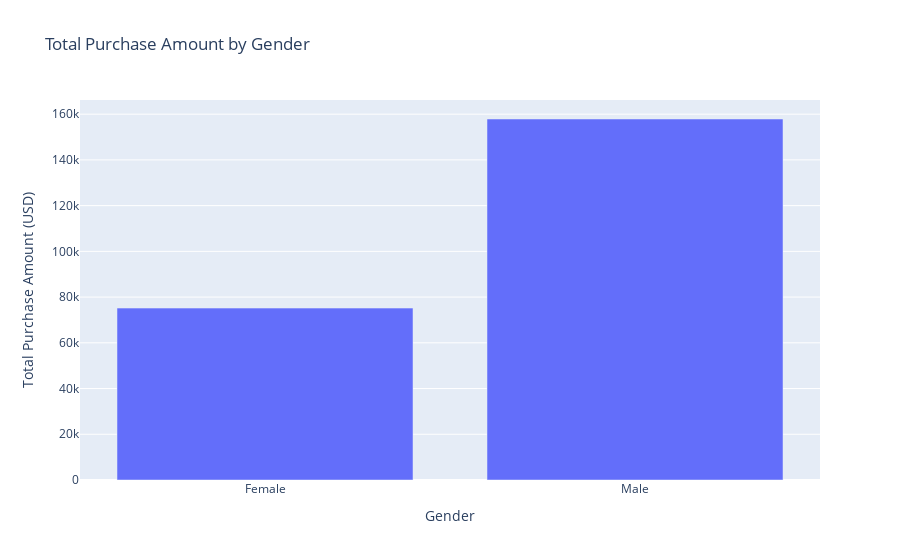

Source (notebook cell):
### Markdown cell above
### Hypothesis 2: The purchase amount differs by gender, with one gender making purchases more frequently than the other.

### Code cell
gender_purchase_totals = shopping_df.groupby('Gender')['Purchase Amount (USD)'].sum().reset_index() 

fig = px.bar(gender_purchase_totals, x='Gender', y='Purchase Amount (USD)',  
             title='Total Purchase Amount by Gender', 
             labels={'Purchase Amount (USD)': 'Total Purchase Amount (USD)'}) 

fig.show()

### Figure 1 — Plotly figure (JSON) as saved in the notebook; plotly's stock layout.template omitted (floating-point values rounded to 4 significant figures)
{"data": [{"alignmentgroup": "True", "hovertemplate": "Gender=%{x}<br>Total Purchase Amount (USD)=%{y}<extra></extra>", "legendgroup": "", "marker": {"color": "#636efa", "pattern": {"shape": ""}}, "name": "", "offsetgroup": "", "orientation": "v", "showlegend": false, "textposition": "auto", "type": "bar", "x": ["Female", "Male"], "xaxis": "x", "y": [75191, 157890], "yaxis": "y"}], "layout": {"autosize": true, "barmode": "relative", "legend": {"tracegroupgap": 0}, "title": {"text": "Total Purchase Amount by Gender"}, "xaxis": {"anchor": "y", "autorange": true, "domain": [0, 1], "range": [-0.5, 1.5], "title": {"text": "Gender"}, "type": "category"}, "yaxis": {"anchor": "x", "autorange": true, "domain": [0, 1], "range": [0, 166200], "title": {"text": "Total Purchase Amount (USD)"}, "type": "linear"}}}
